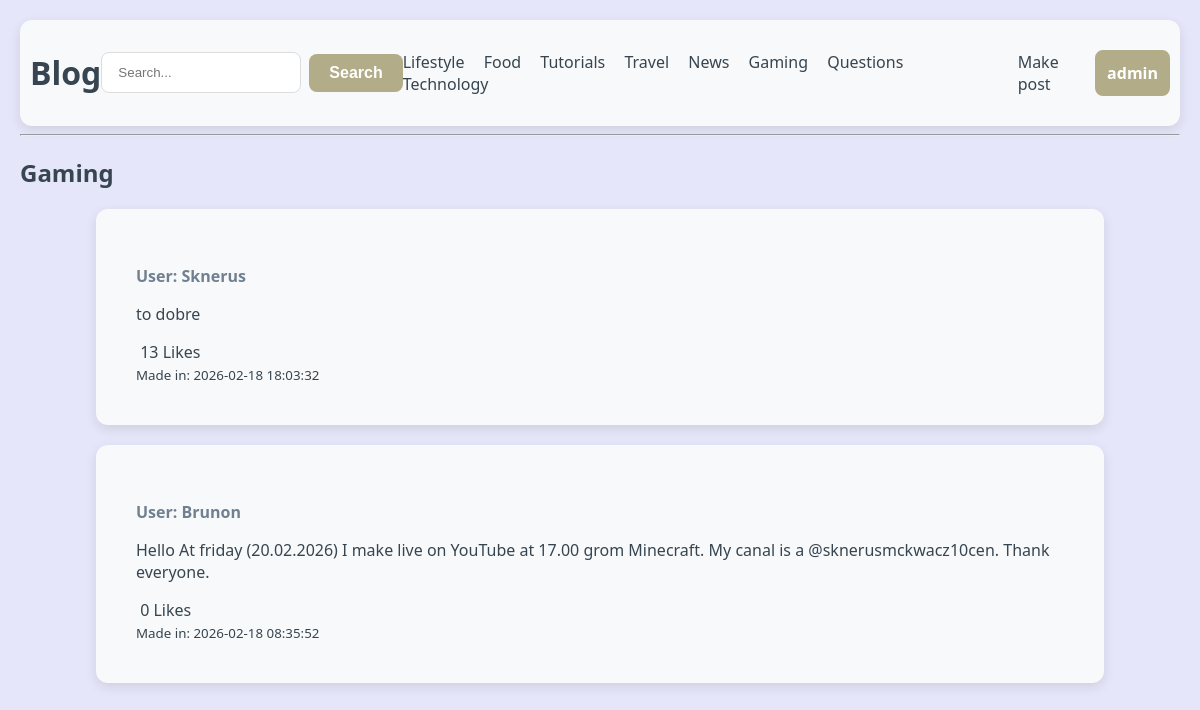
Screenshot of /gaming (signed in) with the database file from the repository.
### tables this page shows
CREATE TABLE sections (id INTEGER PRIMARY KEY AUTOINCREMENT, name TEXT UNIQUE NOT NULL, slug TEXT UNIQUE NOT NULL);

CREATE TABLE posts (id INTEGER PRIMARY KEY AUTOINCREMENT, name TEXT NOT NULL, text TEXT NOT NULL, image TEXT, section_id INTEGER, likes INTEGER DEFAULT 0, created_at DATETIME DEFAULT CURRENT_TIMESTAMP, FOREIGN KEY (section_id) REFERENCES sections(id));

### main.py (the view)
@app.route('/<section_slug>')
def section_page(section_slug):
    display_name = session.get("login_name", "Login")
    sections = get_blog_sections()
    section = get_section_by_slug(section_slug)
    if not section:
        return "404 Not Found", 404
    posts = get_section_posts(section["id"])
    return render_template('section.html',sections=sections , section=section, posts=posts, name=display_name)

### db.py (called while the page is built)
def get_db():
    conn = sqlite3.connect(DB_NAME)
    conn.row_factory = sqlite3.Row
    return conn

def get_blog_sections():
    with get_db() as db:
        sections = db.execute("SELECT * FROM sections").fetchall()
        return sections

def get_section_by_slug(section_slug):
    with get_db() as db:
        section = db.execute("SELECT * FROM sections WHERE slug = ?", (section_slug,)).fetchone()
        return section

def get_section_posts(section_id):
    with get_db() as db:
        posts = db.execute("SELECT * FROM posts WHERE section_id = ? ORDER BY created_at DESC", (section_id,)).fetchall()
        return posts

### templates/section.html (shortened to what this page needs)
{% extends "base.html" %}
{% block content %}
<h2>{{ section.name }}</h2>
{% for post in posts %}
    <div class="post">
        <div class="user_name_text">
            <p>User: {{ post.name }}</p>
        </div>
        <p>{{ post.text }}</p>
        <a href="{{ url_for('like_post', post_id=post.id) }}" class="url_btn">
            {{ post.likes }} Likes
        </a>
        <br>
        <small>Made in: {{ post.created_at }}</small>
    </div>
{% else %}
    <p>Sorry no posts in this category</p>
{% endfor %}
{% endblock %}

### templates/base.html (shortened to what this page needs)
<!DOCTYPE html>
<html lang="uk">
<head>
    <link rel="stylesheet" href="{{ url_for('static', filename='style.css') }}">
</head>
<body>
<header>
    <h1><a href="{{ url_for('index') }}" class="url_btn">Blog</a></h1>
    <form action="{{ url_for('index') }}" method="POST" class="search-form">
        <div class="search-group">
            <input type="text" name="input" placeholder="Search..." required>
            <button type="submit">Search</button>
        </div>
    </form>
    <nav>
        <div>
            {% for section in sections %}
                <a href="{{ url_for('section_page', section_slug=section.slug) }}" class="url_btn">
                    {{ section.name }}
                </a>
            {% endfor %}
        </div>
    </nav>
    <a href="{{ url_for('add_post') }}" class="url_btn">Make post</a>
    <a href="{{ url_for('login') }}" class="btn">{{ name }}</a>
</header>
<hr>
{% block content %}{% endblock %}
</body>
</html>

### static/style.css (style rules this page uses)
body { font-family: "Segoe UI", sans-serif; color: #36454F; max-width: 100%; margin: auto; padding: 20px; background-color: #E6E6FA; }
header { display: flex; justify-content: space-between; align-items: center; background-color: #F8F9FA; padding: 10px; border-radius: 12px; box-shadow: 0 4px 12px rgba(0, 0, 0, 0.1); }
.user_name_text { color: #708090; font-weight: bold; }
nav a { margin-right: 15px; text-decoration: none; color: #333; }
.post { color: #36454F; word-wrap: break-word; overflow-wrap: break-word; white-space: normal; background-color: #F8F9FA; padding: 40px; border-radius: 12px; box-shadow: 0 4px 12px rgba(0, 0, 0, 0.1); width: 80%; max-width: 1000px; margin: 20px auto 0 }
.url_btn { color: inherit; text-decoration: none; }
input[type=text], select { width: 100%; padding: 12px 16px; margin-bottom: 20px; display: block; border: 1.5px solid #ddd; border-radius: 8px; box-sizing: border-box; transition: border-color 0.3s ease; }
button[type=submit] { width: 50%; background-color: #B2AC88; color: white; padding: 14px; border: none; border-radius: 8px; font-size: 16px; font-weight: bold; cursor: pointer; transition: background-color 0.3s ease, transform 0.1s ease; }
.btn { text-decoration: none; width: 5%; background-color: #B2AC88; color: white; width: fit-content; border: 2px solid #B2AC88; padding: 10px; border-radius: 8px; font-size: 16px; font-weight: bold; cursor: pointer; transition: background-color 0.3s ease, transform 0.1s ease; }
.search-group { display: flex; gap: 8px; align-items: center; }
.search-group input[type=text] { margin-bottom: 0; width: 200px; }
.search-group button[type=submit] { width: auto; padding: 10px 20px; }

### rows the page displays
sections: name "Lifestyle"
sections: name "Food"
sections: name "Tutorials"
sections: name "Travel"
sections: name "News"
sections: name "Gaming"
sections: name "Questions"
sections: name "Technology"
posts: name "Sknerus", text "to dobre", likes "13", created_at "2026-02-18 18:03:32"
posts: name "Brunon", text "Hello At friday (20.02.2026) I make live on YouTube at 17.00 grom Minecraft. My canal is a @sknerusmckwacz10cen. Thank everyone.", likes "0", created_at "2026-02-18 08:35:52"

### other values shown
{{ name }} "admin"
